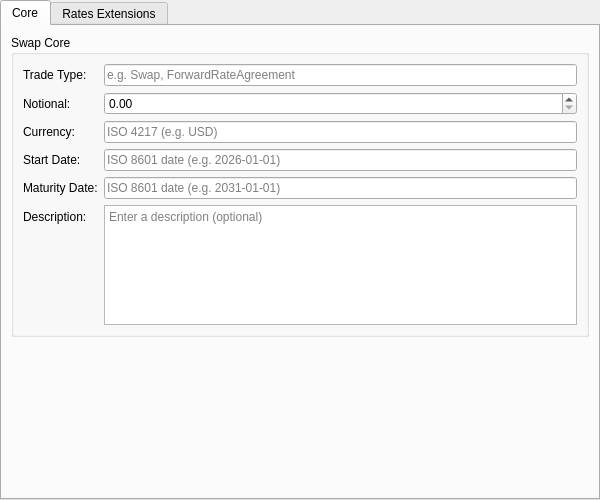
<?xml version="1.0" encoding="UTF-8"?>
<ui version="4.0">
 <class>SwapInstrumentForm</class>
 <widget class="QWidget" name="SwapInstrumentForm">
  <property name="geometry">
   <rect>
    <x>0</x>
    <y>0</y>
    <width>600</width>
    <height>500</height>
   </rect>
  </property>
  <layout class="QVBoxLayout" name="rootLayout">
   <property name="leftMargin"><number>0</number></property>
   <property name="topMargin"><number>0</number></property>
   <property name="rightMargin"><number>0</number></property>
   <property name="bottomMargin"><number>0</number></property>
   <item>
    <widget class="QTabWidget" name="subTabWidget">
     <property name="currentIndex"><number>0</number></property>
     <widget class="QWidget" name="coreTab">
      <attribute name="title"><string>Core</string></attribute>
      <layout class="QVBoxLayout" name="coreLayout">
       <item>
        <widget class="QGroupBox" name="coreGroup">
         <property name="title"><string>Swap Core</string></property>
         <layout class="QFormLayout" name="coreFormLayout">
          <item row="0" column="0"><widget class="QLabel" name="labelTradeTypeCode"><property name="text"><string>Trade Type:</string></property></widget></item>
          <item row="0" column="1">
           <widget class="QLineEdit" name="tradeTypeCodeEdit">
            <property name="placeholderText"><string>e.g. Swap, ForwardRateAgreement</string></property>
           </widget>
          </item>
          <item row="1" column="0"><widget class="QLabel" name="labelNotional"><property name="text"><string>Notional:</string></property></widget></item>
          <item row="1" column="1">
           <widget class="OreDoubleSpinBox" name="notionalSpinBox">
            <property name="decimals"><number>2</number></property>
            <property name="minimum"><double>0.000000000000000</double></property>
            <property name="maximum"><double>999999999999.000000000000000</double></property>
            <property name="singleStep"><double>1000.000000000000000</double></property>
           </widget>
          </item>
          <item row="2" column="0"><widget class="QLabel" name="labelCurrency"><property name="text"><string>Currency:</string></property></widget></item>
          <item row="2" column="1">
           <widget class="QLineEdit" name="currencyEdit">
            <property name="placeholderText"><string>ISO 4217 (e.g. USD)</string></property>
           </widget>
          </item>
          <item row="3" column="0"><widget class="QLabel" name="labelStartDate"><property name="text"><string>Start Date:</string></property></widget></item>
          <item row="3" column="1">
           <widget class="QLineEdit" name="startDateEdit">
            <property name="placeholderText"><string>ISO 8601 date (e.g. 2026-01-01)</string></property>
           </widget>
          </item>
          <item row="4" column="0"><widget class="QLabel" name="labelMaturityDate"><property name="text"><string>Maturity Date:</string></property></widget></item>
          <item row="4" column="1">
           <widget class="QLineEdit" name="maturityDateEdit">
            <property name="placeholderText"><string>ISO 8601 date (e.g. 2031-01-01)</string></property>
           </widget>
          </item>
          <item row="5" column="0"><widget class="QLabel" name="labelDescription"><property name="text"><string>Description:</string></property></widget></item>
          <item row="5" column="1">
           <widget class="QPlainTextEdit" name="descriptionEdit">
            <property name="minimumSize"><size><width>0</width><height>60</height></size></property>
            <property name="maximumSize"><size><width>16777215</width><height>120</height></size></property>
            <property name="placeholderText"><string>Enter a description (optional)</string></property>
           </widget>
          </item>
         </layout>
        </widget>
       </item>
       <item><spacer name="coreSpacer"><property name="orientation"><enum>Qt::Vertical</enum></property><property name="sizeHint" stdset="0"><size><width>20</width><height>20</height></size></property></spacer></item>
      </layout>
     </widget>
     <widget class="QWidget" name="ratesTab">
      <attribute name="title"><string>Rates Extensions</string></attribute>
      <layout class="QVBoxLayout" name="ratesLayout">
       <item>
        <widget class="QGroupBox" name="ratesGroup">
         <property name="title"><string>Rates Extensions</string></property>
         <layout class="QFormLayout" name="ratesFormLayout">
          <item row="0" column="0"><widget class="QLabel" name="labelFraFixingDate"><property name="text"><string>FRA Fixing Date:</string></property></widget></item>
          <item row="0" column="1">
           <widget class="QLineEdit" name="fraFixingDateEdit">
            <property name="placeholderText"><string>ISO 8601 date (ForwardRateAgreement)</string></property>
           </widget>
          </item>
          <item row="1" column="0"><widget class="QLabel" name="labelFraSettlementDate"><property name="text"><string>FRA Settlement Date:</string></property></widget></item>
          <item row="1" column="1">
           <widget class="QLineEdit" name="fraSettlementDateEdit">
            <property name="placeholderText"><string>ISO 8601 date (ForwardRateAgreement)</string></property>
           </widget>
          </item>
          <item row="2" column="0"><widget class="QLabel" name="labelLockoutDays"><property name="text"><string>Lockout Days:</string></property></widget></item>
          <item row="2" column="1">
           <widget class="QSpinBox" name="lockoutDaysSpinBox">
            <property name="minimum"><number>0</number></property>
            <property name="maximum"><number>365</number></property>
            <property name="toolTip"><string>Lockout days for BalanceGuaranteedSwap / KnockOutSwap (0 = not set)</string></property>
           </widget>
          </item>
          <item row="3" column="0"><widget class="QLabel" name="labelCallableDatesJson"><property name="text"><string>Callable Dates (JSON):</string></property></widget></item>
          <item row="3" column="1">
           <widget class="QPlainTextEdit" name="callableDatesJsonEdit">
            <property name="minimumSize"><size><width>0</width><height>60</height></size></property>
            <property name="maximumSize"><size><width>16777215</width><height>120</height></size></property>
            <property name="placeholderText"><string>JSON array of call dates (CallableSwap)</string></property>
           </widget>
          </item>
          <item row="4" column="0"><widget class="QLabel" name="labelRpaCounterparty"><property name="text"><string>RPA Counterparty:</string></property></widget></item>
          <item row="4" column="1">
           <widget class="QLineEdit" name="rpaCounterpartyEdit">
            <property name="placeholderText"><string>Reference counterparty (RiskParticipationAgreement)</string></property>
           </widget>
          </item>
          <item row="5" column="0"><widget class="QLabel" name="labelInflationIndexCode"><property name="text"><string>Inflation Index:</string></property></widget></item>
          <item row="5" column="1">
           <widget class="QLineEdit" name="inflationIndexCodeEdit">
            <property name="placeholderText"><string>Index code (InflationSwap, e.g. HICP, RPI)</string></property>
           </widget>
          </item>
          <item row="6" column="0"><widget class="QLabel" name="labelBaseCpi"><property name="text"><string>Base CPI:</string></property></widget></item>
          <item row="6" column="1">
           <widget class="OreDoubleSpinBox" name="baseCpiSpinBox">
            <property name="decimals"><number>6</number></property>
            <property name="minimum"><double>0.000000000000000</double></property>
            <property name="maximum"><double>9999.000000000000000</double></property>
            <property name="singleStep"><double>0.100000000000000</double></property>
            <property name="toolTip"><string>Base CPI level for InflationSwap (0 = not applicable)</string></property>
           </widget>
          </item>
         </layout>
        </widget>
       </item>
       <item><spacer name="ratesSpacer"><property name="orientation"><enum>Qt::Vertical</enum></property><property name="sizeHint" stdset="0"><size><width>20</width><height>20</height></size></property></spacer></item>
      </layout>
     </widget>
    </widget>
   </item>
  </layout>
 </widget>
 <customwidgets>
 <customwidget>
  <class>OreDoubleSpinBox</class>
  <extends>QDoubleSpinBox</extends>
  <header>ores.qt/OreDoubleSpinBox.hpp</header>
 </customwidget>
</customwidgets>
<resources/>
 <connections/>
</ui>
